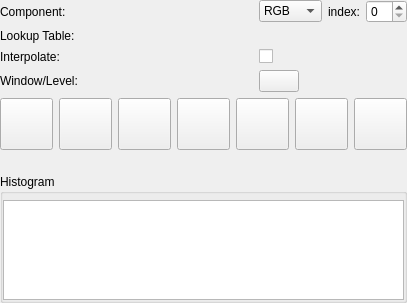
<?xml version="1.0" encoding="UTF-8"?>
<ui version="4.0">
 <class>qSlicerScalarVolumeDisplayWidget</class>
 <widget class="qSlicerWidget" name="qSlicerScalarVolumeDisplayWidget">
  <property name="geometry">
   <rect>
    <x>0</x>
    <y>0</y>
    <width>402</width>
    <height>303</height>
   </rect>
  </property>
  <property name="windowTitle">
   <string>Scalar Volume Display</string>
  </property>
  <layout class="QGridLayout" name="gridLayout" columnstretch="0,0,0">
   <property name="leftMargin">
    <number>0</number>
   </property>
   <property name="topMargin">
    <number>0</number>
   </property>
   <property name="rightMargin">
    <number>0</number>
   </property>
   <property name="bottomMargin">
    <number>0</number>
   </property>
   <item row="3" column="0">
    <widget class="QLabel" name="WindowLevelPresetsLabel">
     <property name="sizePolicy">
      <sizepolicy hsizetype="Preferred" vsizetype="Fixed">
       <horstretch>0</horstretch>
       <verstretch>0</verstretch>
      </sizepolicy>
     </property>
     <property name="text">
      <string>Window/Level:</string>
     </property>
    </widget>
   </item>
   <item row="3" column="2">
    <widget class="QPushButton" name="LockWindowLevelButton">
     <property name="sizePolicy">
      <sizepolicy hsizetype="Fixed" vsizetype="Preferred">
       <horstretch>0</horstretch>
       <verstretch>0</verstretch>
      </sizepolicy>
     </property>
     <property name="minimumSize">
      <size>
       <width>30</width>
       <height>0</height>
      </size>
     </property>
     <property name="toolTip">
      <string/>
     </property>
     <property name="text">
      <string/>
     </property>
     <property name="icon">
      <iconset>
       <normaloff>:/Icons/Medium/SlicerUnlock.png</normaloff>:/Icons/Medium/SlicerUnlock.png</iconset>
     </property>
     <property name="checkable">
      <bool>false</bool>
     </property>
     <property name="flat">
      <bool>false</bool>
     </property>
    </widget>
   </item>
   <item row="2" column="0">
    <widget class="QLabel" name="InterpolateLabel">
     <property name="text">
      <string>Interpolate:</string>
     </property>
    </widget>
   </item>
   <item row="11" column="0" colspan="3">
    <widget class="ctkCollapsibleGroupBox" name="HistogramGroupBox">
     <property name="title">
      <string>Histogram</string>
     </property>
     <property name="checked">
      <bool>false</bool>
     </property>
     <layout class="QGridLayout" name="gridLayout_2">
      <property name="leftMargin">
       <number>0</number>
      </property>
      <property name="topMargin">
       <number>6</number>
      </property>
      <property name="rightMargin">
       <number>0</number>
      </property>
      <property name="bottomMargin">
       <number>0</number>
      </property>
      <item row="0" column="0">
       <widget class="ctkTransferFunctionView" name="TransferFunctionView">
        <property name="sizePolicy">
         <sizepolicy hsizetype="Expanding" vsizetype="Fixed">
          <horstretch>0</horstretch>
          <verstretch>0</verstretch>
         </sizepolicy>
        </property>
        <property name="minimumSize">
         <size>
          <width>0</width>
          <height>100</height>
         </size>
        </property>
       </widget>
      </item>
     </layout>
    </widget>
   </item>
   <item row="1" column="0">
    <widget class="QLabel" name="LookupTableLabel">
     <property name="text">
      <string>Lookup Table:</string>
     </property>
    </widget>
   </item>
   <item row="9" column="0" colspan="3">
    <widget class="qMRMLWindowLevelWidget" name="MRMLWindowLevelWidget"/>
   </item>
   <item row="7" column="0" colspan="3">
    <layout class="QHBoxLayout" name="horizontalLayout">
     <item>
      <widget class="QToolButton" name="CTBonePresetToolButton">
       <property name="toolTip">
        <string>CT-bone: Emphasize bone in a CT volume.</string>
       </property>
       <property name="accessibleName">
        <string>CT-Bone</string>
       </property>
       <property name="text">
        <string/>
       </property>
       <property name="icon">
        <iconset>
         <normaloff>:/Icons/WindowLevelPreset-CT-bone.png</normaloff>:/Icons/WindowLevelPreset-CT-bone.png</iconset>
       </property>
       <property name="iconSize">
        <size>
         <width>45</width>
         <height>45</height>
        </size>
       </property>
       <property name="toolButtonStyle">
        <enum>Qt::ToolButtonTextUnderIcon</enum>
       </property>
      </widget>
     </item>
     <item>
      <widget class="QToolButton" name="CTAirPresetToolButton">
       <property name="toolTip">
        <string>CT-air: Emphasize air in a CT volume.</string>
       </property>
       <property name="accessibleName">
        <string>CT-Air</string>
       </property>
       <property name="text">
        <string/>
       </property>
       <property name="icon">
        <iconset>
         <normaloff>:/Icons/WindowLevelPreset-CT-air.png</normaloff>:/Icons/WindowLevelPreset-CT-air.png</iconset>
       </property>
       <property name="iconSize">
        <size>
         <width>45</width>
         <height>45</height>
        </size>
       </property>
       <property name="toolButtonStyle">
        <enum>Qt::ToolButtonTextUnderIcon</enum>
       </property>
      </widget>
     </item>
     <item>
      <widget class="QToolButton" name="PETPresetToolButton">
       <property name="toolTip">
        <string>PET: Preset for PET volume (use the Rainbow Color LUT).</string>
       </property>
       <property name="accessibleName">
        <string>PET</string>
       </property>
       <property name="text">
        <string/>
       </property>
       <property name="icon">
        <iconset>
         <normaloff>:/Icons/WindowLevelPreset-PET.png</normaloff>:/Icons/WindowLevelPreset-PET.png</iconset>
       </property>
       <property name="iconSize">
        <size>
         <width>45</width>
         <height>45</height>
        </size>
       </property>
       <property name="toolButtonStyle">
        <enum>Qt::ToolButtonTextUnderIcon</enum>
       </property>
      </widget>
     </item>
     <item>
      <widget class="QToolButton" name="CTAbdomenPresetToolButton">
       <property name="sizePolicy">
        <sizepolicy hsizetype="Fixed" vsizetype="Fixed">
         <horstretch>0</horstretch>
         <verstretch>0</verstretch>
        </sizepolicy>
       </property>
       <property name="toolTip">
        <string>CT-abdomen: View abdominal CT volume.</string>
       </property>
       <property name="accessibleName">
        <string>CT-Abdomen</string>
       </property>
       <property name="text">
        <string/>
       </property>
       <property name="icon">
        <iconset>
         <normaloff>:/Icons/WindowLevelPreset-Abdomen.png</normaloff>:/Icons/WindowLevelPreset-Abdomen.png</iconset>
       </property>
       <property name="iconSize">
        <size>
         <width>45</width>
         <height>45</height>
        </size>
       </property>
       <property name="toolButtonStyle">
        <enum>Qt::ToolButtonTextUnderIcon</enum>
       </property>
      </widget>
     </item>
     <item>
      <widget class="QToolButton" name="CTBrainPresetToolButton">
       <property name="sizePolicy">
        <sizepolicy hsizetype="Fixed" vsizetype="Fixed">
         <horstretch>0</horstretch>
         <verstretch>0</verstretch>
        </sizepolicy>
       </property>
       <property name="toolTip">
        <string>CT-brain: View brain CT volume.</string>
       </property>
       <property name="accessibleName">
        <string>CT-Brain</string>
       </property>
       <property name="text">
        <string/>
       </property>
       <property name="icon">
        <iconset>
         <normaloff>:/Icons/WindowLevelPreset-Brain.png</normaloff>:/Icons/WindowLevelPreset-Brain.png</iconset>
       </property>
       <property name="iconSize">
        <size>
         <width>45</width>
         <height>45</height>
        </size>
       </property>
       <property name="toolButtonStyle">
        <enum>Qt::ToolButtonTextUnderIcon</enum>
       </property>
      </widget>
     </item>
     <item>
      <widget class="QToolButton" name="CTLungPresetToolButton">
       <property name="sizePolicy">
        <sizepolicy hsizetype="Fixed" vsizetype="Fixed">
         <horstretch>0</horstretch>
         <verstretch>0</verstretch>
        </sizepolicy>
       </property>
       <property name="toolTip">
        <string>CT-lung: View lung CT volume.</string>
       </property>
       <property name="accessibleName">
        <string>CT-Lung</string>
       </property>
       <property name="text">
        <string/>
       </property>
       <property name="icon">
        <iconset>
         <normaloff>:/Icons/WindowLevelPreset-Lung.png</normaloff>:/Icons/WindowLevelPreset-Lung.png</iconset>
       </property>
       <property name="iconSize">
        <size>
         <width>45</width>
         <height>45</height>
        </size>
       </property>
       <property name="toolButtonStyle">
        <enum>Qt::ToolButtonTextUnderIcon</enum>
       </property>
      </widget>
     </item>
     <item>
      <widget class="QToolButton" name="DTIPresetToolButton">
       <property name="toolTip">
        <string>DTI: Preset for DTI scalar volumes like FA (use the Rainbow Color LUT).</string>
       </property>
       <property name="accessibleName">
        <string>DTI</string>
       </property>
       <property name="text">
        <string/>
       </property>
       <property name="icon">
        <iconset>
         <normaloff>:/Icons/WindowLevelPreset-DTI.png</normaloff>:/Icons/WindowLevelPreset-DTI.png</iconset>
       </property>
       <property name="iconSize">
        <size>
         <width>45</width>
         <height>45</height>
        </size>
       </property>
       <property name="toolButtonStyle">
        <enum>Qt::ToolButtonTextUnderIcon</enum>
       </property>
      </widget>
     </item>
    </layout>
   </item>
   <item row="10" column="0" colspan="3">
    <widget class="qMRMLVolumeThresholdWidget" name="MRMLVolumeThresholdWidget"/>
   </item>
   <item row="2" column="2">
    <widget class="QCheckBox" name="InterpolateCheckbox">
     <property name="text">
      <string/>
     </property>
    </widget>
   </item>
   <item row="8" column="0" colspan="3">
    <widget class="QWidget" name="PresetsWidget" native="true">
     <property name="sizePolicy">
      <sizepolicy hsizetype="Expanding" vsizetype="Fixed">
       <horstretch>0</horstretch>
       <verstretch>0</verstretch>
      </sizepolicy>
     </property>
     <layout class="QHBoxLayout" name="horizontalLayout_2">
      <property name="spacing">
       <number>0</number>
      </property>
      <property name="leftMargin">
       <number>0</number>
      </property>
      <property name="topMargin">
       <number>0</number>
      </property>
      <property name="rightMargin">
       <number>0</number>
      </property>
      <property name="bottomMargin">
       <number>0</number>
      </property>
     </layout>
    </widget>
   </item>
   <item row="12" column="0" colspan="3">
    <spacer name="verticalSpacer">
     <property name="orientation">
      <enum>Qt::Vertical</enum>
     </property>
     <property name="sizeHint" stdset="0">
      <size>
       <width>20</width>
       <height>0</height>
      </size>
     </property>
    </spacer>
   </item>
   <item row="1" column="2">
    <widget class="qMRMLColorTableComboBox" name="ColorTableComboBox">
     <property name="showChildNodeTypes">
      <bool>true</bool>
     </property>
     <property name="addEnabled">
      <bool>false</bool>
     </property>
     <property name="removeEnabled">
      <bool>false</bool>
     </property>
    </widget>
   </item>
   <item row="0" column="0">
    <widget class="QLabel" name="ScalarComponentLabel">
     <property name="text">
      <string>Component:</string>
     </property>
    </widget>
   </item>
   <item row="0" column="2">
    <layout class="QHBoxLayout" name="horizontalLayout_3">
     <item>
      <widget class="QComboBox" name="ScalarComponentTypeComboBox">
       <item>
        <property name="text">
         <string>RGB</string>
        </property>
       </item>
       <item>
        <property name="text">
         <string>single</string>
        </property>
       </item>
      </widget>
     </item>
     <item>
      <widget class="QLabel" name="ScalarComponentIndexLabel">
       <property name="text">
        <string>index:</string>
       </property>
       <property name="alignment">
        <set>Qt::AlignRight|Qt::AlignTrailing|Qt::AlignVCenter</set>
       </property>
      </widget>
     </item>
     <item>
      <widget class="QSpinBox" name="ScalarComponentIndexSpinBox"/>
     </item>
    </layout>
   </item>
  </layout>
 </widget>
 <customwidgets>
  <customwidget>
   <class>ctkCollapsibleGroupBox</class>
   <extends>QGroupBox</extends>
   <header>ctkCollapsibleGroupBox.h</header>
   <container>1</container>
  </customwidget>
  <customwidget>
   <class>ctkTransferFunctionView</class>
   <extends>QGraphicsView</extends>
   <header>ctkTransferFunctionView.h</header>
  </customwidget>
  <customwidget>
   <class>qMRMLColorTableComboBox</class>
   <extends>qMRMLNodeComboBox</extends>
   <header>qMRMLColorTableComboBox.h</header>
  </customwidget>
  <customwidget>
   <class>qMRMLNodeComboBox</class>
   <extends>QWidget</extends>
   <header>qMRMLNodeComboBox.h</header>
   <container>1</container>
  </customwidget>
  <customwidget>
   <class>qMRMLVolumeThresholdWidget</class>
   <extends>QWidget</extends>
   <header>qMRMLVolumeThresholdWidget.h</header>
  </customwidget>
  <customwidget>
   <class>qMRMLWindowLevelWidget</class>
   <extends>QWidget</extends>
   <header>qMRMLWindowLevelWidget.h</header>
  </customwidget>
  <customwidget>
   <class>qSlicerWidget</class>
   <extends>QWidget</extends>
   <header>qSlicerWidget.h</header>
   <container>1</container>
  </customwidget>
 </customwidgets>
 <resources>
  <include location="../qSlicerVolumesModule.qrc"/>
 </resources>
 <connections>
  <connection>
   <sender>qSlicerScalarVolumeDisplayWidget</sender>
   <signal>mrmlSceneChanged(vtkMRMLScene*)</signal>
   <receiver>ColorTableComboBox</receiver>
   <slot>setMRMLScene(vtkMRMLScene*)</slot>
   <hints>
    <hint type="sourcelabel">
     <x>299</x>
     <y>273</y>
    </hint>
    <hint type="destinationlabel">
     <x>271</x>
     <y>17</y>
    </hint>
   </hints>
  </connection>
 </connections>
</ui>
